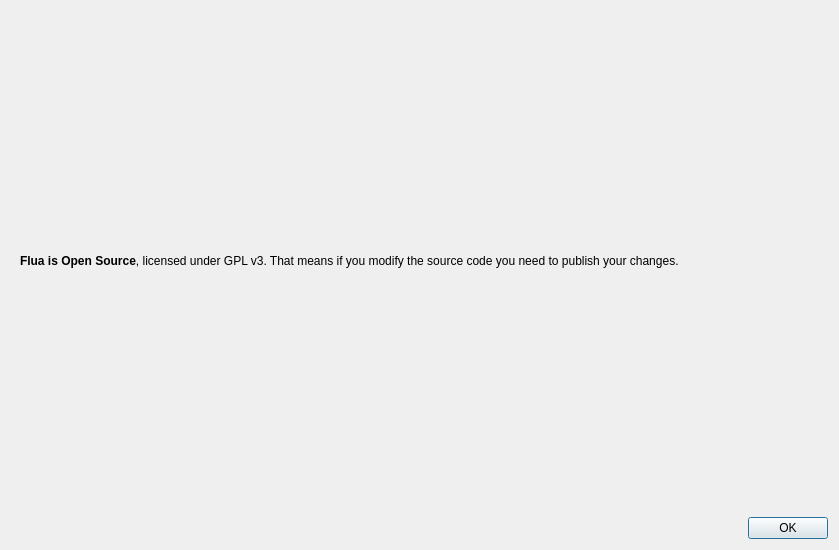
<?xml version="1.0" encoding="UTF-8"?>
<ui version="4.0">
 <class>changeLogDialog</class>
 <widget class="QDialog" name="changeLogDialog">
  <property name="geometry">
   <rect>
    <x>0</x>
    <y>0</y>
    <width>839</width>
    <height>550</height>
   </rect>
  </property>
  <property name="windowTitle">
   <string>Changelog</string>
  </property>
  <layout class="QVBoxLayout" name="verticalLayout">
   <item>
    <widget class="QWidget" name="changeLogContainer" native="true">
     <layout class="QVBoxLayout" name="verticalLayout_3">
      <item>
       <widget class="QLabel" name="label">
        <property name="sizePolicy">
         <sizepolicy hsizetype="Preferred" vsizetype="Fixed">
          <horstretch>0</horstretch>
          <verstretch>0</verstretch>
         </sizepolicy>
        </property>
        <property name="text">
         <string>&lt;html&gt;&lt;head/&gt;&lt;body&gt;&lt;p&gt;&lt;span style=&quot; font-weight:600;&quot;&gt;Flua is Open Source&lt;/span&gt;, licensed under GPL v3. That means if you modify the source code you need to publish your changes.&lt;/p&gt;&lt;/body&gt;&lt;/html&gt;</string>
        </property>
       </widget>
      </item>
      <item>
       <layout class="QVBoxLayout" name="vLayout"/>
      </item>
     </layout>
    </widget>
   </item>
   <item>
    <widget class="QDialogButtonBox" name="buttonBox">
     <property name="orientation">
      <enum>Qt::Horizontal</enum>
     </property>
     <property name="standardButtons">
      <set>QDialogButtonBox::Ok</set>
     </property>
    </widget>
   </item>
  </layout>
 </widget>
 <resources/>
 <connections>
  <connection>
   <sender>buttonBox</sender>
   <signal>accepted()</signal>
   <receiver>changeLogDialog</receiver>
   <slot>accept()</slot>
   <hints>
    <hint type="sourcelabel">
     <x>248</x>
     <y>254</y>
    </hint>
    <hint type="destinationlabel">
     <x>157</x>
     <y>274</y>
    </hint>
   </hints>
  </connection>
  <connection>
   <sender>buttonBox</sender>
   <signal>rejected()</signal>
   <receiver>changeLogDialog</receiver>
   <slot>reject()</slot>
   <hints>
    <hint type="sourcelabel">
     <x>316</x>
     <y>260</y>
    </hint>
    <hint type="destinationlabel">
     <x>286</x>
     <y>274</y>
    </hint>
   </hints>
  </connection>
 </connections>
</ui>
